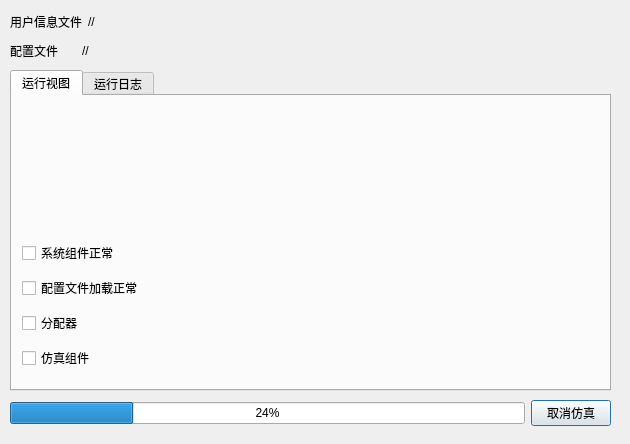
<?xml version="1.0" encoding="UTF-8"?>
<ui version="4.0">
 <class>Dialog</class>
 <widget class="QDialog" name="Dialog">
  <property name="geometry">
   <rect>
    <x>0</x>
    <y>0</y>
    <width>630</width>
    <height>444</height>
   </rect>
  </property>
  <property name="windowTitle">
   <string>Dialog</string>
  </property>
  <widget class="QTabWidget" name="tabWidget">
   <property name="geometry">
    <rect>
     <x>10</x>
     <y>70</y>
     <width>601</width>
     <height>321</height>
    </rect>
   </property>
   <property name="currentIndex">
    <number>0</number>
   </property>
   <widget class="QWidget" name="progress_main">
    <attribute name="title">
     <string>运行视图</string>
    </attribute>
    <widget class="QWidget" name="layoutWidget">
     <property name="geometry">
      <rect>
       <x>10</x>
       <y>140</y>
       <width>181</width>
       <height>141</height>
      </rect>
     </property>
     <layout class="QVBoxLayout" name="run_status">
      <item>
       <widget class="QCheckBox" name="modules">
        <property name="text">
         <string>系统组件正常</string>
        </property>
       </widget>
      </item>
      <item>
       <widget class="QCheckBox" name="conf_file">
        <property name="text">
         <string>配置文件加载正常</string>
        </property>
        <property name="checkable">
         <bool>true</bool>
        </property>
       </widget>
      </item>
      <item>
       <widget class="QCheckBox" name="allocator">
        <property name="text">
         <string>分配器</string>
        </property>
       </widget>
      </item>
      <item>
       <widget class="QCheckBox" name="sim_component">
        <property name="text">
         <string>仿真组件</string>
        </property>
       </widget>
      </item>
     </layout>
    </widget>
   </widget>
   <widget class="QWidget" name="progress_log">
    <attribute name="title">
     <string>运行日志</string>
    </attribute>
    <widget class="QListView" name="log_output">
     <property name="geometry">
      <rect>
       <x>10</x>
       <y>10</y>
       <width>581</width>
       <height>281</height>
      </rect>
     </property>
    </widget>
   </widget>
  </widget>
  <widget class="QWidget" name="layoutWidget">
   <property name="geometry">
    <rect>
     <x>10</x>
     <y>10</y>
     <width>591</width>
     <height>52</height>
    </rect>
   </property>
   <layout class="QVBoxLayout" name="verticalLayout_2">
    <item>
     <layout class="QHBoxLayout" name="horizontalLayout_4">
      <item>
       <widget class="QLabel" name="label_5">
        <property name="sizePolicy">
         <sizepolicy hsizetype="Fixed" vsizetype="Preferred">
          <horstretch>0</horstretch>
          <verstretch>0</verstretch>
         </sizepolicy>
        </property>
        <property name="text">
         <string>用户信息文件</string>
        </property>
       </widget>
      </item>
      <item>
       <widget class="QLabel" name="label_6">
        <property name="text">
         <string>//</string>
        </property>
       </widget>
      </item>
     </layout>
    </item>
    <item>
     <layout class="QHBoxLayout" name="horizontalLayout_5">
      <item>
       <widget class="QLabel" name="label_7">
        <property name="sizePolicy">
         <sizepolicy hsizetype="Fixed" vsizetype="Preferred">
          <horstretch>0</horstretch>
          <verstretch>0</verstretch>
         </sizepolicy>
        </property>
        <property name="text">
         <string>配置文件</string>
        </property>
       </widget>
      </item>
      <item>
       <spacer name="horizontalSpacer">
        <property name="orientation">
         <enum>Qt::Horizontal</enum>
        </property>
        <property name="sizeType">
         <enum>QSizePolicy::Fixed</enum>
        </property>
        <property name="sizeHint" stdset="0">
         <size>
          <width>18</width>
          <height>20</height>
         </size>
        </property>
       </spacer>
      </item>
      <item>
       <widget class="QLabel" name="label_8">
        <property name="text">
         <string>//</string>
        </property>
       </widget>
      </item>
     </layout>
    </item>
   </layout>
  </widget>
  <widget class="QWidget" name="layoutWidget">
   <property name="geometry">
    <rect>
     <x>10</x>
     <y>400</y>
     <width>601</width>
     <height>26</height>
    </rect>
   </property>
   <layout class="QHBoxLayout" name="horizontalLayout">
    <item>
     <widget class="QProgressBar" name="progressBar">
      <property name="value">
       <number>24</number>
      </property>
     </widget>
    </item>
    <item>
     <widget class="QPushButton" name="pushButton">
      <property name="text">
       <string>取消仿真</string>
      </property>
     </widget>
    </item>
   </layout>
  </widget>
 </widget>
 <resources/>
 <connections/>
</ui>
